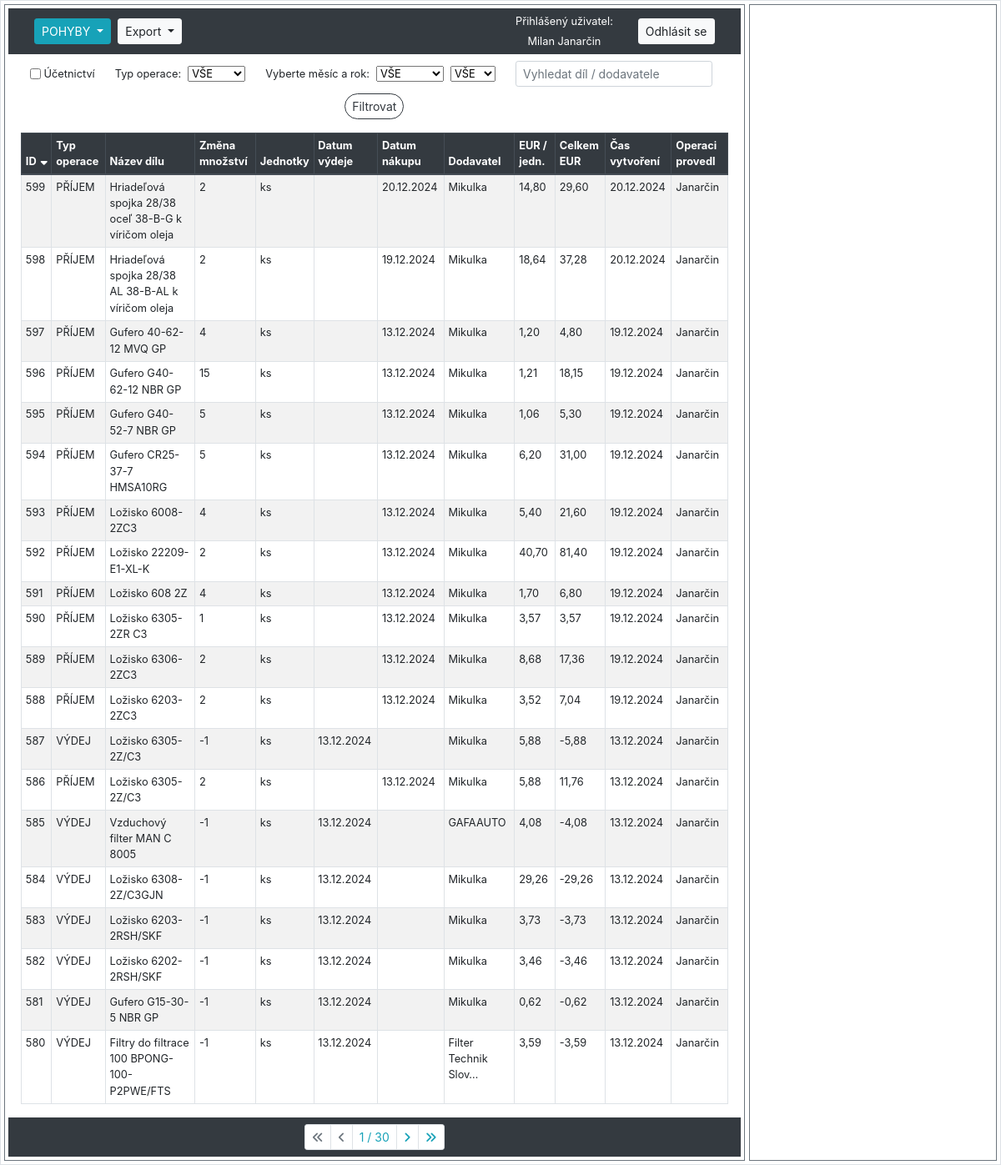
Screenshot of /sklad/audit_logs/ (signed in) with the database file from the repository.
### hpm_sklad/models.py (models this page shows, shortened)
class AuditLog(models.Model):
    class Meta:
        verbose_name_plural = "Auditovací logy"
        ordering = ["-id"]
    MOVEMENT_CHOICES = [
        ('PŘÍJEM', 'Příjem'),
        ('VÝDEJ', 'Výdej')
    ]
    JEDNOTKY_CHOICES = [
        ('ks', 'kus'),
        ('kg', 'kilogram'),
        ('par', 'pár'),
        ('l', 'litr'),
        ('m', 'metr'),
        ('baleni', 'balení'),
    ]
    ucetnictvi = models.BooleanField(verbose_name="Účetnictví")
    evidencni_cislo = models.ForeignKey(Sklad, on_delete=models.CASCADE, verbose_name="Evidenční číslo")
    interne_cislo = models.IntegerField(null=True, verbose_name="Číslo karty")
    objednano = models.CharField(max_length=100, null=True, blank=True, verbose_name="Objednáno?")
    nazev_dilu = models.CharField(max_length=100, verbose_name="Název dílu", db_index=True)
    zmena_mnozstvi = models.IntegerField(verbose_name="Změna množství")
    mnozstvi = models.PositiveIntegerField(verbose_name="Množství")
    jednotky = models.CharField(max_length=10, choices=JEDNOTKY_CHOICES, default='ks', verbose_name="Jednotky")
    typ_operace = models.CharField(max_length=10, choices=MOVEMENT_CHOICES, verbose_name="Typ operace")
    pouzite_zarizeni = models.CharField(max_length=70, null=True, verbose_name="Pro zařízení")
    umisteni = models.CharField(max_length=25, verbose_name="Umístění")
    dodavatel = models.CharField(max_length=70, verbose_name="Dodavatel")
    datum_vydeje = models.DateField(null=True, blank=True, verbose_name="Datum výdeje")
    datum_nakupu = models.DateField(null=True, blank=True, verbose_name="Datum nákupu")
    cislo_objednavky = models.CharField(max_length=20, null=True, blank=True, verbose_name="Číslo objednávky")
    jednotkova_cena_eur = models.FloatField(default=0.0, verbose_name="EUR/jednotka")
    celkova_cena_eur = models.FloatField(default=0.0, verbose_name="Celkem EUR")
    cas_vytvoreni = models.DateTimeField(auto_now_add=True, verbose_name="Čas vytvoření")
    operaci_provedl = models.ForeignKey(User, on_delete=models.CASCADE, verbose_name="Operaci provedl")
    poznamka = models.CharField(null=True, blank=True, max_length=200, verbose_name="Poznámka")

### hpm_sklad/views.py (the view, shortened to what this page needs)
# urls.py: path('sklad/audit_logs/', views.AuditLogListView.as_view(), name='audit_log'),
class AuditLogListView(LoginRequiredMixin, ListView):
    model = AuditLog
    template_name = 'hpm_sklad/audit_log.html'
    paginate_by = 20
    export_csv = False
    graph = False
    def get_context_data(self, **kwargs):
        context = super().get_context_data(**kwargs)
        selected_id = self.request.GET.get('selected', None)
        if selected_id:
            context['selected_item'] = get_object_or_404(AuditLog, id=selected_id)
        else:
            context['selected_item'] = None
        current_year = datetime.datetime.now().year
        context['years'] = range(current_year, 2023, -1)
        context.update({
            'db_table': 'audit_log',
            'sort': self.request.GET.get('sort', 'id'),
            'order': self.request.GET.get('order', 'down'),
            'query': self.request.GET.get('query', ''),
            'typ_operace': self.request.GET.get('typ_operace', 'VŠE'),
            'month': self.request.GET.get('month', 'VŠE'),
            'year': self.request.GET.get('year', 'VŠE'),
            'ucetnictvi': self.request.GET.get('ucetnictvi', ''),
            'current_user': self.request.user,
        })
        return context
    def get_queryset(self):
        queryset = AuditLog.objects.all()
        query = self.request.GET.get('query', '')
        sort = self.request.GET.get('sort', 'id')
        order = self.request.GET.get('order', 'down')
        if query:
            queryset = queryset.filter(
                Q(nazev_dilu__icontains=query) | Q(dodavatel__icontains=query)
            )
        if self.request.GET.get('ucetnictvi', '') == 'on':
            queryset = queryset.filter(ucetnictvi=True)
        typ_operace = self.request.GET.get('typ_operace', 'VŠE')
        if typ_operace != 'VŠE':
            queryset = queryset.filter(typ_operace=typ_operace)
        self.month = self.request.GET.get('month', 'VŠE')
        self.year = self.request.GET.get('year', 'VŠE')
        if self.month != 'VŠE':
            queryset = queryset.filter(
                Q(datum_vydeje__month=self.month) | Q(datum_nakupu__month=self.month)
            )
        if self.year != 'VŠE':
            queryset = queryset.filter(
                Q(datum_vydeje__year=self.year) | Q(datum_nakupu__year=self.year)
            )
        if order == 'down':
            sort = f"-{sort}"
        queryset = queryset.order_by(sort)
        return queryset
    def render_to_response(self, context, **response_kwargs):
        if getattr(self, 'export_csv', False):
            return self.export_to_csv(self.get_queryset())
        elif getattr(self, 'graph', False):
            return self.generate_graph_to_pdf(self.get_queryset())
        else:
            return super().render_to_response(context, **response_kwargs)

### hpm_sklad/templatetags/custom_filters.py (called while the page is built)
@register.filter
def url_remove_param(querystring, params):
    params = params.split(',')
    new_querystring = '&'.join(
        f"{key}={value}"
        for part in querystring.split('&')
        if '=' in part and (key := part.split('=')[0]) not in params and (value := part.split('=')[1])
    )
    return new_querystring

### hpm_sklad/templates/hpm_sklad/audit_log.html (shortened to what this page needs)
{% extends "hpm_sklad/base_left_right_column.html" %}
{% load static %}
{% load custom_filters %}
{% block left_content %}
    <form method="GET" action="" class="form-inline justify-content-center align-items-center small my-2">
        <div class="form-group form-check mx-sm-2 mb-2">
            <input type="checkbox" class="form-check-input" name="ucetnictvi" id="ucetnictvi" {% if request.GET.ucetnictvi == 'on' %}checked{% endif %}>
            <label class="form-check-label mr-sm-2" for="ucetnictvi">Účetnictví</label>
        </div>
        <div class="form-group mx-sm-2 mb-2">
            <label for="typ_operace" class="mr-sm-2">Typ operace:</label>
            <select name="typ_operace" class="form-select form-select-sm mr-sm-2" id="typ_operace">
                <option value="VŠE" {% if request.GET.typ_operace == 'VŠE' or not request.GET.typ_operace %}selected{% endif %}>VŠE</option>
            </select>
        </div>
        <div class="form-group ml-sm-2 mb-2">
            <label for="month" class="mr-sm-2">Vyberte měsíc a rok:</label>
            <select name="month" id="month" class="form-select form-select-sm mr-sm-2">
                <option value="VŠE" {% if request.GET.month == 'VŠE' or not request.GET.month %}selected{% endif %}>VŠE</option>
            </select>
        </div>
        <div class="form-group mr-sm-2 mb-2">
            <select name="year" id="year" class="form-select form-select-sm mr-sm-2">
                <option value="VŠE" {% if request.GET.year == 'VŠE' or not request.GET.year %}selected{% endif %}>VŠE</option>
            </select>
        </div>
        <div class="form-group mx-sm-2 mb-2">
            <input class="form-control form-control-sm mr-sm-2" type="text" name="query" placeholder="Vyhledat díl / dodavatele" value="{{ request.GET.query }}">
        </div>
        <div class="form-group mx-sm-2 mb-2">
            <button class="btn btn-outline-dark btn-sm rounded-pill" type="submit">Filtrovat</button>
        </div>
    </form>
    <div class="container-fluid">
        <table class="table table-sm table-hover table-striped table-bordered">
            <thead class="thead-dark">
                <tr>
                    {% with request.GET.urlencode as querystring %}
                        <th>
                            <a href="?sort=id&order={% if request.GET.sort == 'id' and request.GET.order == 'up' %}down{% else %}up{% endif %}&{{ querystring|url_remove_param:'sort,order' }}">
                                ID
                                {% if not request.GET.sort %}
                                    <i class="fas fa-sort-down"></i>
                                {% endif %}
                            </a>
                        </th>
                        <th>
                            <a href="?sort=typ_operace&order={% if request.GET.sort == 'typ_operace' and request.GET.order == 'up' %}down{% else %}up{% endif %}&{{ querystring|url_remove_param:'sort,order' }}">
                                Typ operace
                            </a>
                        </th>
                        <th>
                            <a href="?sort=nazev_dilu&order={% if request.GET.sort == 'nazev_dilu' and request.GET.order == 'up' %}down{% else %}up{% endif %}&{{ querystring|url_remove_param:'sort,order' }}">
                                Název dílu
                            </a>
                        </th>
                        <th>
                            <a href="?sort=zmena_mnozstvi&order={% if request.GET.sort == 'zmena_mnozstvi' and request.GET.order == 'up' %}down{% else %}up{% endif %}&{{ querystring|url_remove_param:'sort,order' }}">
                                Změna množství
                            </a>
                        </th>
                        <th>
                            <a href="?sort=jednotky&order={% if request.GET.sort == 'jednotky' and request.GET.order == 'up' %}down{% else %}up{% endif %}&{{ querystring|url_remove_param:'sort,order' }}">
                                Jednotky
                            </a>
                        </th>
                        <th>
                            <a href="?sort=datum_vydeje&order={% if request.GET.sort == 'datum_vydeje' and request.GET.order == 'up' %}down{% else %}up{% endif %}&{{ querystring|url_remove_param:'sort,order' }}">
                                Datum výdeje
                            </a>
                        </th>
                        <th>
                            <a href="?sort=datum_nakupu&order={% if request.GET.sort == 'datum_nakupu' and request.GET.order == 'up' %}down{% else %}up{% endif %}&{{ querystring|url_remove_param:'sort,order' }}">
                                Datum nákupu
                            </a>
                        </th>
                        <th>
                            <a href="?sort=dodavatel&order={% if request.GET.sort == 'dodavatel' and request.GET.order == 'up' %}down{% else %}up{% endif %}&{{ querystring|url_remove_param:'sort,order' }}">
                                Dodavatel
                            </a>
                        </th>
                        <th>
                            <a href="?sort=jednotkova_cena_eur&order={% if request.GET.sort == 'jednotkova_cena_eur' and request.GET.order == 'up' %}down{% else %}up{% endif %}&{{ querystring|url_remove_param:'sort,order' }}">
                                EUR / jedn.
                            </a>
                        </th>
                        <th>
                            <a href="?sort=celkova_cena_eur&order={% if request.GET.sort == 'celkova_cena_eur' and request.GET.order == 'up' %}down{% else %}up{% endif %}&{{ querystring|url_remove_param:'sort,order' }}">
                                Celkem EUR
                            </a>
                        </th>
                        <th>
                            <a href="?sort=cas_vytvoreni&order={% if request.GET.sort == 'cas_vytvoreni' and request.GET.order == 'up' %}down{% else %}up{% endif %}&{{ querystring|url_remove_param:'sort,order' }}">
                                Čas vytvoření
                            </a>
                        </th>
                        <th>
                            <a href="?sort=operaci_provedl&order={% if request.GET.sort == 'operaci_provedl' and request.GET.order == 'up' %}down{% else %}up{% endif %}&{{ querystring|url_remove_param:'sort,order' }}">
                                Operaci provedl
                            </a>
                        </th>
                    {% endwith %}
                </tr>
            </thead>
            <tbody class="show-pointer">
                {% for item in object_list %}
                    <tr data-id="{{ item.pk }}" data-detail-url="{% url 'detail_audit_log' item.pk %}" onclick="loadDetail('{% url 'detail_audit_log' item.pk %}', '{{ item.pk }}')"
                    {% if item.pk == selected_item.pk %} class="table-info"{% endif %}>
                        <td>{{ item.pk }}</td>
                        <td>{{ item.typ_operace }}</td>
                        <td>{{ item.nazev_dilu|truncatechars:58 }}</td>
                        <td>{{ item.zmena_mnozstvi }}</td>
                        <td>{{ item.jednotky }}</td>
                        <td>{{ item.datum_vydeje | date:"d.m.Y" }}</td>
                        <td>{{ item.datum_nakupu | date:"d.m.Y" }}</td>
                        <td>{{ item.dodavatel|truncatechars:20 }}</td>
                        <td>{{ item.jednotkova_cena_eur|floatformat:2 }}</td>
                        <td>{{ item.celkova_cena_eur|floatformat:2 }}</td>
                        <td>{{ item.cas_vytvoreni|date:"d.m.Y" }}</td>
                        <td>{{ item.operaci_provedl.last_name }}</td>
                    </tr>
                {% endfor %}
            </tbody>
        </table>
    </div>
    {% include "hpm_sklad/pagination.html" %}
{% endblock %}

### hpm_sklad/templates/hpm_sklad/navbar.html (shortened to what this page needs)
<nav class="navbar navbar-expand-lg navbar-dark bg-dark">
    <div class="col">
        <div class="btn-group btn-group-sm dropdown my-1 mr-1">
            <button class="btn btn-info dropdown-toggle" type="button" id="dropdownMenuButton1" data-toggle="dropdown" aria-haspopup="true" aria-expanded="false">
                {% if db_table == 'sklad' %}SKLAD{% elif db_table == 'audit_log' %}POHYBY{% elif db_table == 'dodavatele' %}DODAVATELÉ{% elif db_table == 'poptavky' %}POPTÁVKY{% else %}Výběr modulu{% endif %}
            </button>
        </div>
        {% if db_table %}
            <div class="btn-group btn-group-sm dropdown mr-1">
                <button class="btn btn-light dropdown-toggle" type="button" id="dropdownMenuButton2" data-toggle="dropdown" aria-haspopup="true" aria-expanded="false">
                    Export
                </button>
            </div>
        {% endif %}
    </div>
    {% if user.is_authenticated %}
        <div class="col-auto">
            <div>
                <p class="h6 small text-white">Přihlášený uživatel:</p>
            </div>
            <div>
                <p class="h6 small text-center my-0 text-white">{{ current_user.first_name }} {{ current_user.last_name }}</p>
            </div>
        </div>
        <div class="col-auto">
            <a class="btn btn-light btn-sm" href="{% url 'logout' %}">Odhlásit se</a>
        </div>
    {% else %}
        <div class="col-auto">
            <a class="btn btn-light btn-sm" href="{% url 'login' %}">Přihlásit se</a>
            <a class="btn btn-light btn-sm" href="{% url 'signup' %}">Registrace</a>
        </div>
    {% endif %}
</nav>

### hpm_sklad/static/css/style.css (style rules this page uses)
form .form-group { margin-bottom: 5px; }
table { font-size: 0.8rem; }
.table-sm th a { color: inherit; text-decoration: none; display: inline-flex; align-items: center; }
.table-sm th a .fa-sort-up, .table-sm th a .fa-sort-down { margin-left: 5px; }
.show-pointer { cursor: pointer; }

### rows the page displays
AuditLog: pk "599", typ_operace "PŘÍJEM", nazev_dilu "Hriadeľová spojka 28/38 oceľ 38-B-G k víričom oleja", zmena_mnozstvi "2", jednotky "ks", datum_nakupu "20.12.2024", dodavatel "Mikulka", jednotkova_cena_eur "14,80", celkova_cena_eur "29,60", cas_vytvoreni "20.12.2024", operaci_provedl.last_name "Janarčin"
AuditLog: pk "598", typ_operace "PŘÍJEM", nazev_dilu "Hriadeľová spojka 28/38 AL 38-B-AL k víričom oleja", zmena_mnozstvi "2", jednotky "ks", datum_nakupu "19.12.2024", dodavatel "Mikulka", jednotkova_cena_eur "18,64", celkova_cena_eur "37,28", cas_vytvoreni "20.12.2024", operaci_provedl.last_name "Janarčin"
AuditLog: pk "597", typ_operace "PŘÍJEM", nazev_dilu "Gufero 40-62-12 MVQ GP", zmena_mnozstvi "4", jednotky "ks", datum_nakupu "13.12.2024", dodavatel "Mikulka", jednotkova_cena_eur "1,20", celkova_cena_eur "4,80", cas_vytvoreni "19.12.2024", operaci_provedl.last_name "Janarčin"
AuditLog: pk "596", typ_operace "PŘÍJEM", nazev_dilu "Gufero G40-62-12 NBR GP", zmena_mnozstvi "15", jednotky "ks", datum_nakupu "13.12.2024", dodavatel "Mikulka", jednotkova_cena_eur "1,21", celkova_cena_eur "18,15", cas_vytvoreni "19.12.2024", operaci_provedl.last_name "Janarčin"
AuditLog: pk "595", typ_operace "PŘÍJEM", nazev_dilu "Gufero G40-52-7 NBR GP", zmena_mnozstvi "5", jednotky "ks", datum_nakupu "13.12.2024", dodavatel "Mikulka", jednotkova_cena_eur "1,06", celkova_cena_eur "5,30", cas_vytvoreni "19.12.2024", operaci_provedl.last_name "Janarčin"
AuditLog: pk "594", typ_operace "PŘÍJEM", nazev_dilu "Gufero CR25-37-7 HMSA10RG", zmena_mnozstvi "5", jednotky "ks", datum_nakupu "13.12.2024", dodavatel "Mikulka", jednotkova_cena_eur "6,20", celkova_cena_eur "31,00", cas_vytvoreni "19.12.2024", operaci_provedl.last_name "Janarčin"
AuditLog: pk "593", typ_operace "PŘÍJEM", nazev_dilu "Ložisko 6008-2ZC3", zmena_mnozstvi "4", jednotky "ks", datum_nakupu "13.12.2024", dodavatel "Mikulka", jednotkova_cena_eur "5,40", celkova_cena_eur "21,60", cas_vytvoreni "19.12.2024", operaci_provedl.last_name "Janarčin"
AuditLog: pk "592", typ_operace "PŘÍJEM", nazev_dilu "Ložisko 22209-E1-XL-K", zmena_mnozstvi "2", jednotky "ks", datum_nakupu "13.12.2024", dodavatel "Mikulka", jednotkova_cena_eur "40,70", celkova_cena_eur "81,40", cas_vytvoreni "19.12.2024", operaci_provedl.last_name "Janarčin"
AuditLog: pk "591", typ_operace "PŘÍJEM", nazev_dilu "Ložisko 608 2Z", zmena_mnozstvi "4", jednotky "ks", datum_nakupu "13.12.2024", dodavatel "Mikulka", jednotkova_cena_eur "1,70", celkova_cena_eur "6,80", cas_vytvoreni "19.12.2024", operaci_provedl.last_name "Janarčin"
AuditLog: pk "590", typ_operace "PŘÍJEM", nazev_dilu "Ložisko 6305-2ZR C3", zmena_mnozstvi "1", jednotky "ks", datum_nakupu "13.12.2024", dodavatel "Mikulka", jednotkova_cena_eur "3,57", celkova_cena_eur "3,57", cas_vytvoreni "19.12.2024", operaci_provedl.last_name "Janarčin"
AuditLog: pk "589", typ_operace "PŘÍJEM", nazev_dilu "Ložisko 6306-2ZC3", zmena_mnozstvi "2", jednotky "ks", datum_nakupu "13.12.2024", dodavatel "Mikulka", jednotkova_cena_eur "8,68", celkova_cena_eur "17,36", cas_vytvoreni "19.12.2024", operaci_provedl.last_name "Janarčin"
AuditLog: pk "588", typ_operace "PŘÍJEM", nazev_dilu "Ložisko 6203-2ZC3", zmena_mnozstvi "2", jednotky "ks", datum_nakupu "13.12.2024", dodavatel "Mikulka", jednotkova_cena_eur "3,52", celkova_cena_eur "7,04", cas_vytvoreni "19.12.2024", operaci_provedl.last_name "Janarčin"
AuditLog: pk "587", typ_operace "VÝDEJ", nazev_dilu "Ložisko 6305-2Z/C3", zmena_mnozstvi "-1", jednotky "ks", datum_vydeje "13.12.2024", dodavatel "Mikulka", jednotkova_cena_eur "5,88", celkova_cena_eur "-5,88", cas_vytvoreni "13.12.2024", operaci_provedl.last_name "Janarčin"
AuditLog: pk "586", typ_operace "PŘÍJEM", nazev_dilu "Ložisko 6305-2Z/C3", zmena_mnozstvi "2", jednotky "ks", datum_nakupu "13.12.2024", dodavatel "Mikulka", jednotkova_cena_eur "5,88", celkova_cena_eur "11,76", cas_vytvoreni "13.12.2024", operaci_provedl.last_name "Janarčin"
AuditLog: pk "585", typ_operace "VÝDEJ", nazev_dilu "Vzduchový filter MAN C 8005", zmena_mnozstvi "-1", jednotky "ks", datum_vydeje "13.12.2024", dodavatel "GAFAAUTO", jednotkova_cena_eur "4,08", celkova_cena_eur "-4,08", cas_vytvoreni "13.12.2024", operaci_provedl.last_name "Janarčin"
AuditLog: pk "584", typ_operace "VÝDEJ", nazev_dilu "Ložisko 6308-2Z/C3GJN", zmena_mnozstvi "-1", jednotky "ks", datum_vydeje "13.12.2024", dodavatel "Mikulka", jednotkova_cena_eur "29,26", celkova_cena_eur "-29,26", cas_vytvoreni "13.12.2024", operaci_provedl.last_name "Janarčin"
AuditLog: pk "583", typ_operace "VÝDEJ", nazev_dilu "Ložisko 6203-2RSH/SKF", zmena_mnozstvi "-1", jednotky "ks", datum_vydeje "13.12.2024", dodavatel "Mikulka", jednotkova_cena_eur "3,73", celkova_cena_eur "-3,73", cas_vytvoreni "13.12.2024", operaci_provedl.last_name "Janarčin"
AuditLog: pk "582", typ_operace "VÝDEJ", nazev_dilu "Ložisko 6202-2RSH/SKF", zmena_mnozstvi "-1", jednotky "ks", datum_vydeje "13.12.2024", dodavatel "Mikulka", jednotkova_cena_eur "3,46", celkova_cena_eur "-3,46", cas_vytvoreni "13.12.2024", operaci_provedl.last_name "Janarčin"
AuditLog: pk "581", typ_operace "VÝDEJ", nazev_dilu "Gufero G15-30-5 NBR GP", zmena_mnozstvi "-1", jednotky "ks", datum_vydeje "13.12.2024", dodavatel "Mikulka", jednotkova_cena_eur "0,62", celkova_cena_eur "-0,62", cas_vytvoreni "13.12.2024", operaci_provedl.last_name "Janarčin"
AuditLog: pk "580", typ_operace "VÝDEJ", nazev_dilu "Filtry do filtrace 100 BPONG-100-P2PWE/FTS", zmena_mnozstvi "-1", jednotky "ks", datum_vydeje "13.12.2024", dodavatel "Filter Technik Slov…", jednotkova_cena_eur "3,59", celkova_cena_eur "-3,59", cas_vytvoreni "13.12.2024", operaci_provedl.last_name "Janarčin"

### other values shown
{{ current_user.first_name }} "Milan"
{{ current_user.last_name }} "Janarčin"
{{ page_obj.number }} "1"
{{ page_obj.paginator.num_pages }} "30"
